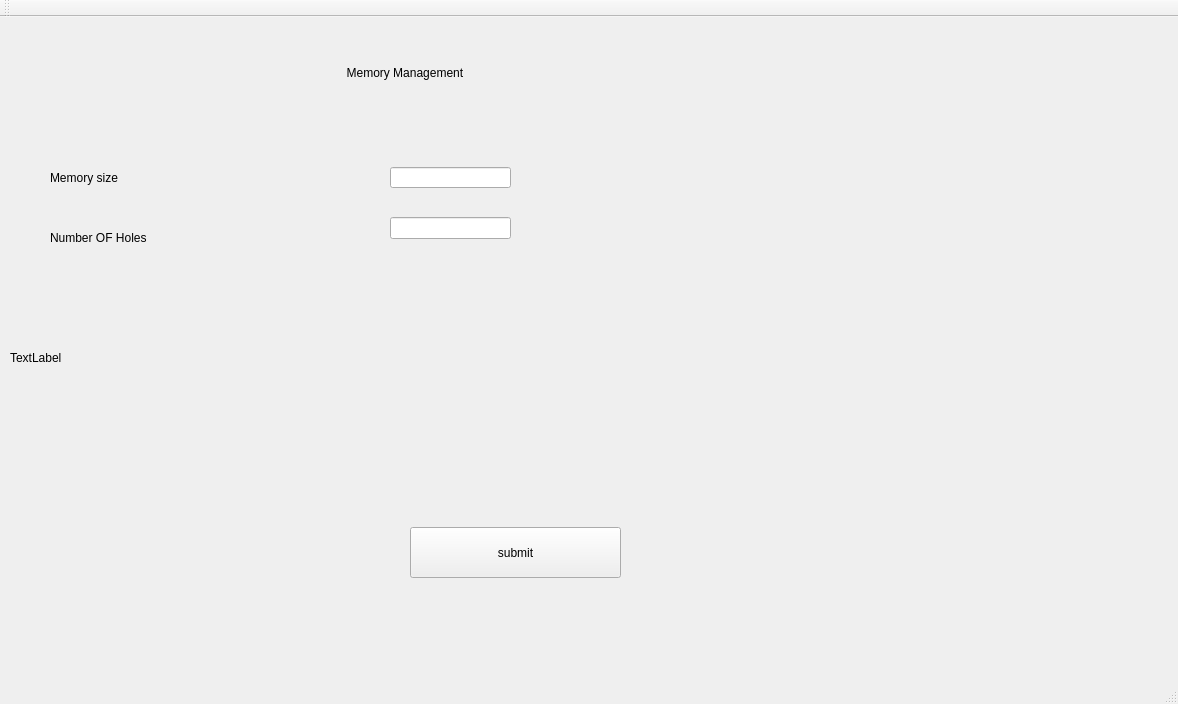
<?xml version="1.0" encoding="UTF-8"?>
<ui version="4.0">
 <class>MainWindow</class>
 <widget class="QMainWindow" name="MainWindow">
  <property name="geometry">
   <rect>
    <x>0</x>
    <y>0</y>
    <width>1178</width>
    <height>704</height>
   </rect>
  </property>
  <property name="windowTitle">
   <string>MainWindow</string>
  </property>
  <widget class="QWidget" name="centralWidget">
   <widget class="QLabel" name="label">
    <property name="geometry">
     <rect>
      <x>10</x>
      <y>-10</y>
      <width>1151</width>
      <height>701</height>
     </rect>
    </property>
    <property name="text">
     <string>TextLabel</string>
    </property>
   </widget>
   <widget class="QLineEdit" name="number">
    <property name="geometry">
     <rect>
      <x>390</x>
      <y>200</y>
      <width>121</width>
      <height>22</height>
     </rect>
    </property>
   </widget>
   <widget class="QPushButton" name="submit">
    <property name="geometry">
     <rect>
      <x>410</x>
      <y>510</y>
      <width>211</width>
      <height>51</height>
     </rect>
    </property>
    <property name="text">
     <string>submit</string>
    </property>
   </widget>
   <widget class="QLabel" name="memorysize">
    <property name="geometry">
     <rect>
      <x>50</x>
      <y>140</y>
      <width>301</width>
      <height>41</height>
     </rect>
    </property>
    <property name="text">
     <string>Memory size</string>
    </property>
   </widget>
   <widget class="QLineEdit" name="inputsize">
    <property name="geometry">
     <rect>
      <x>390</x>
      <y>150</y>
      <width>121</width>
      <height>21</height>
     </rect>
    </property>
   </widget>
   <widget class="QLabel" name="numberofholes">
    <property name="geometry">
     <rect>
      <x>50</x>
      <y>190</y>
      <width>321</width>
      <height>61</height>
     </rect>
    </property>
    <property name="text">
     <string>Number OF Holes</string>
    </property>
   </widget>
   <widget class="QLabel" name="label_2">
    <property name="geometry">
     <rect>
      <x>310</x>
      <y>30</y>
      <width>481</width>
      <height>51</height>
     </rect>
    </property>
    <property name="text">
     <string>           Memory Management</string>
    </property>
   </widget>
   <zorder>label</zorder>
   <zorder>label_2</zorder>
   <zorder>inputsize</zorder>
   <zorder>memorysize</zorder>
   <zorder>number</zorder>
   <zorder>numberofholes</zorder>
   <zorder>submit</zorder>
  </widget>
  <widget class="QMenuBar" name="menuBar">
   <property name="geometry">
    <rect>
     <x>0</x>
     <y>0</y>
     <width>1178</width>
     <height>26</height>
    </rect>
   </property>
  </widget>
  <widget class="QToolBar" name="mainToolBar">
   <attribute name="toolBarArea">
    <enum>TopToolBarArea</enum>
   </attribute>
   <attribute name="toolBarBreak">
    <bool>false</bool>
   </attribute>
  </widget>
  <widget class="QStatusBar" name="statusBar"/>
 </widget>
 <layoutdefault spacing="6" margin="11"/>
 <resources/>
 <connections/>
</ui>
